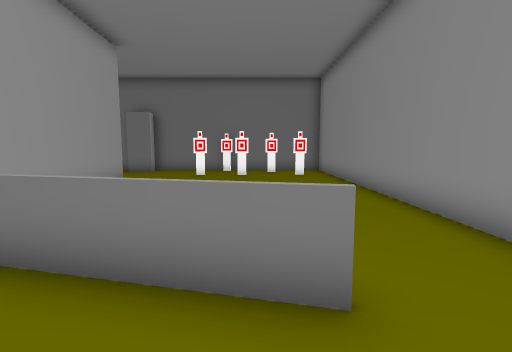
[1] (above)

21 first-person views from a walk through a 3-D level made in the Unity game engine. The camera is 1.3 m above the floor, tilts 6° down and sees 85° across. The floor is counted in squares, 1 m on a side. Each view is taken from the middle of a square. On the plan, view 1 faces up. The plan holds only what a view shows up to about 13 squares ahead; the rest is blank. The place goes on beyond the plan. The player is left out.

[2]
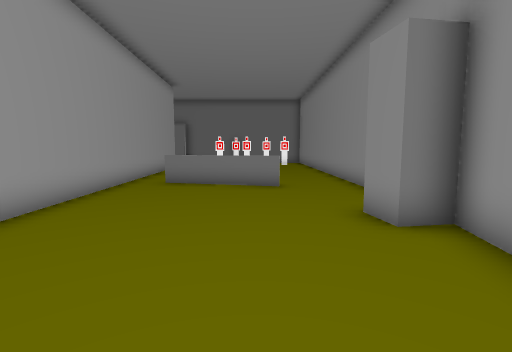

[3]
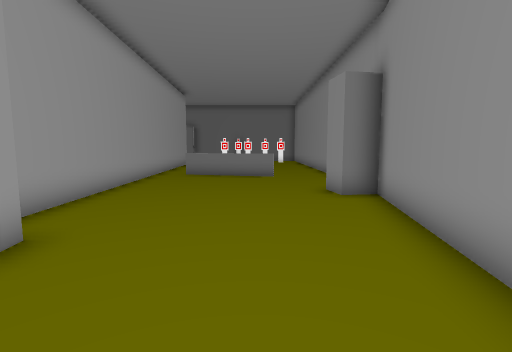

[4]
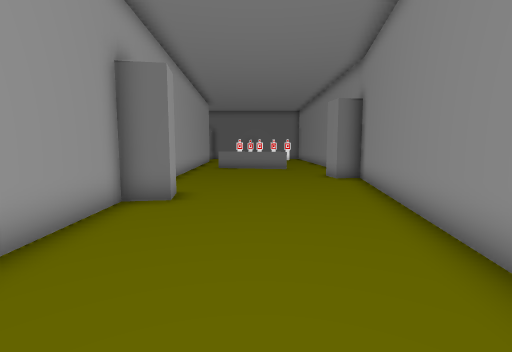

[5]
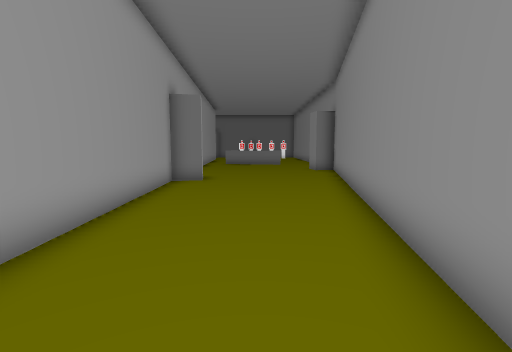

[6]
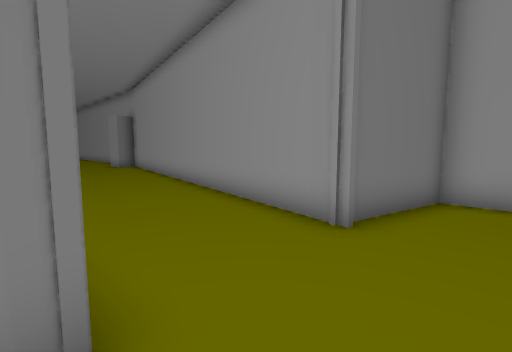

[7]
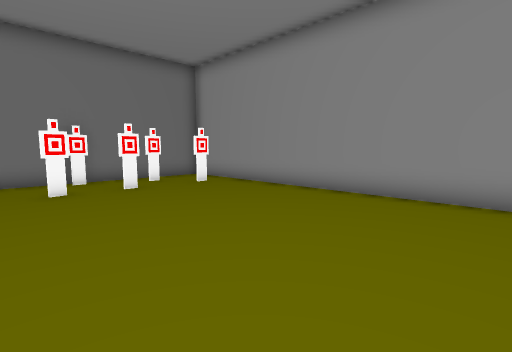

[8]
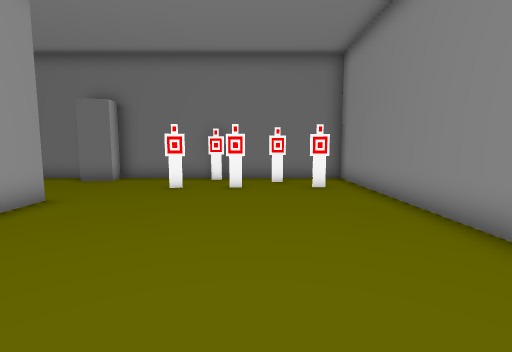

[9]
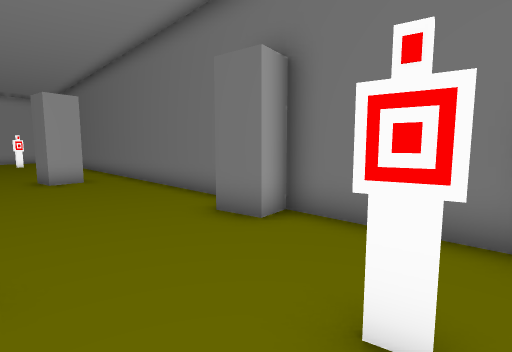

[10]
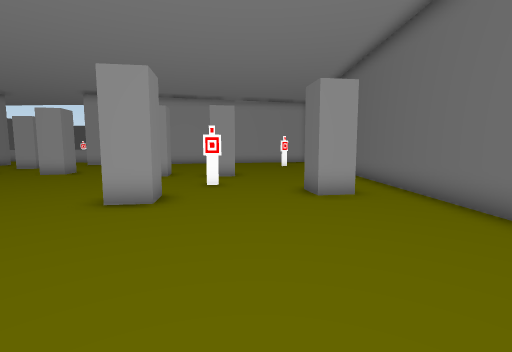

[11]
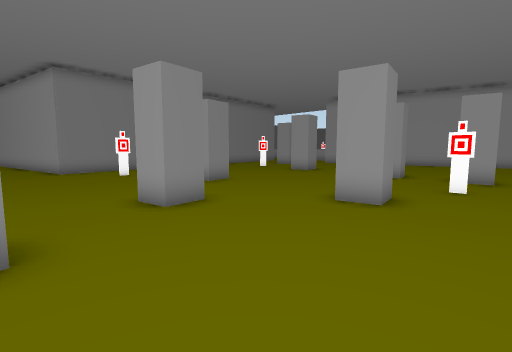

[12]
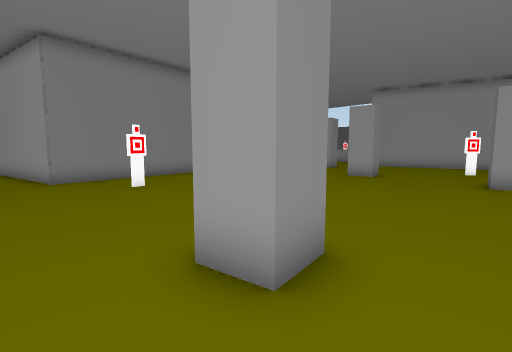

[13]
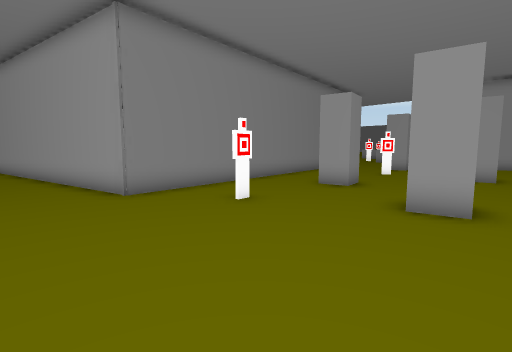

[14]
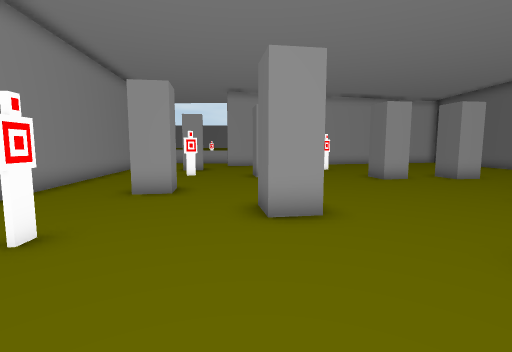

[15]
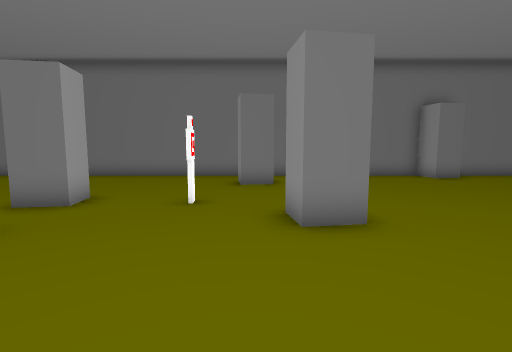

[16]
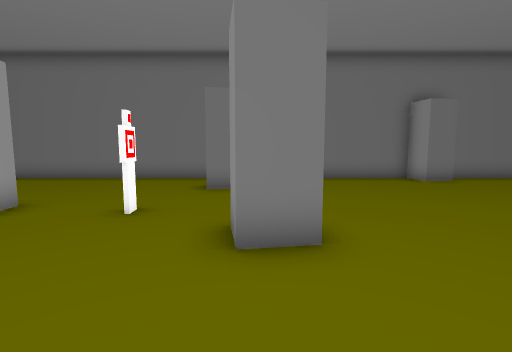

[17]
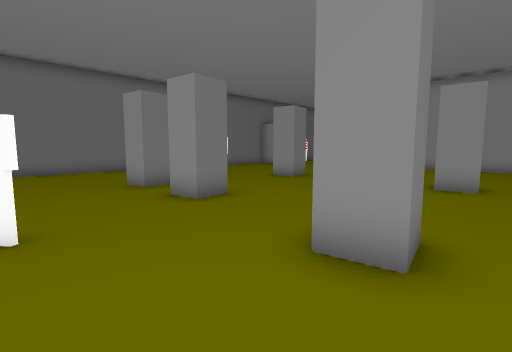

[18]
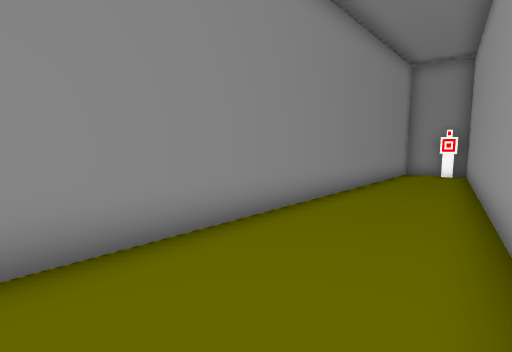

[19]
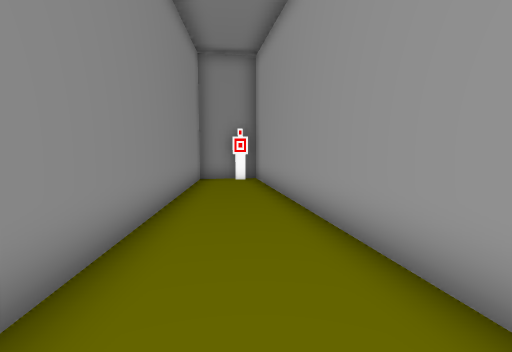

[20]
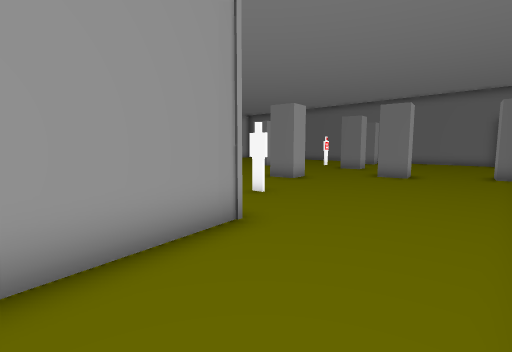

[21]
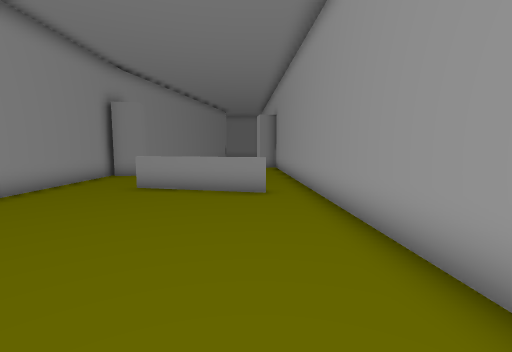

### Floor plan
Points are (right, up) in squares from view 1. A wall is a line through its corners. A room is listed if a view was taken in it or the views show most of it. See-through windows are left out.
Room 1 (views 1, 2, 3, 4, 5)
walls: (-3.2, -6.2) (-3.1, -7.3) (-4.2, -7.5) (-3.8, -15); (3.5, -1.6) (3.5, 1.6); (0.1, -19.1) (3.4, -2.4) (2.3, -2.6) (2.2, -1.5) (3.4, -1.3); (-4.7, 2.5) (-4.3, -5); (3.5, -20.8) (3.5, -19.5) (0.1, -18.7)
low walls: (0.8, 2.1) (-3.3, 3.1)
ways out: opening at (-4, -20.5) to room 2; opening at (-4, 3) to room 2; opening at (2.5, 2) to room 2
Room 2 (views 6, 7, 8, 9, 10, 11, 12, 13, 14, 15, 16, 17, 18, 19, 20, 21)
walls: (-10.1, 5.2) (-8.8, 5.4) (-8.7, 4.4) (-9.8, 4.2); (-12.1, 7.6) (-13.2, 7.4) (-13.4, 8.5) (-12.3, 8.7) (-12.1, 7.6); (-12.2, 2.3) (-12, 1.2) (-13.2, 1.1) (-13.3, 2.1) (-12.2, 2.3); (-5.5, 6.1) (-6, 6) (-6.2, 7.1); (-18, 6.1) (-19.2, 5.9) (-19.3, 7) (-18.2, 7.1) (-18, 6.1); (-15.8, -1.5) (-14.7, -1.3) (-14.5, -2.4); (-5.1, 10.7) (-4.7, 2.5); (-19, 2.1) (-18.8, 1) (-20, 0.8) (-20.1, 1.9) (-19, 2.1); (-18.3, 10.2) (-18.1, 9) (-19.2, 8.9) (-19.4, 10); (-13.6, 13.8) (-13.4, 12.7) (-14.5, 12.5) (-14.7, 13.5); (-20, -5.9) (-8.8, -4.6) (-6, -19.5) (-3.8, -19.2) (-4.5, -5); (3.5, 1.6) (3.5, 15.5) (-5.6, 15.5) (-5.5, 14.6) (-6.6, 14.4) (-6.8, 15.5) (-23, 15.5); (-3.5, -19.2) (-4.1, -19.3)
low walls: (-3.3, 3.2) (0.9, 2.2)
ways out: opening at (-4, -20.5) to room 1; opening at (-4, 3) to room 1; opening at (2.5, 2) to room 1
objects: other object (-23, 5); other object (-20, -2); other object (-16, 10); other object (-11, -2); other object (-3, 13) to (-2, 13); other object (-2, 15); other object (-1, 13); other object (1, 14); other object (2, 13)

Positions as (right, up) in squares from view 1, and headings:
1: (0, 0), facing up
2: (0, -7), facing up
3: (0, -10), facing up
4: (-1, -14), facing up
5: (-1, -18), facing up
6: (-4, -21), facing up-right
7: (-4, 4), facing up-right
8: (0, 4), facing up
9: (-2, 11), facing up-left
10: (-6, 11), facing left
11: (-6, 11), facing down-left
12: (-7, 7), facing down-left
13: (-6, 3), facing down-left
14: (-7, 1), facing left
15: (-14, 3), facing up
16: (-13, 4), facing up
17: (-23, 0), facing up-right
18: (-8, -5), facing down-right
19: (-6, -8), facing down
20: (-5, -8), facing up-left
21: (-3, 11), facing down
